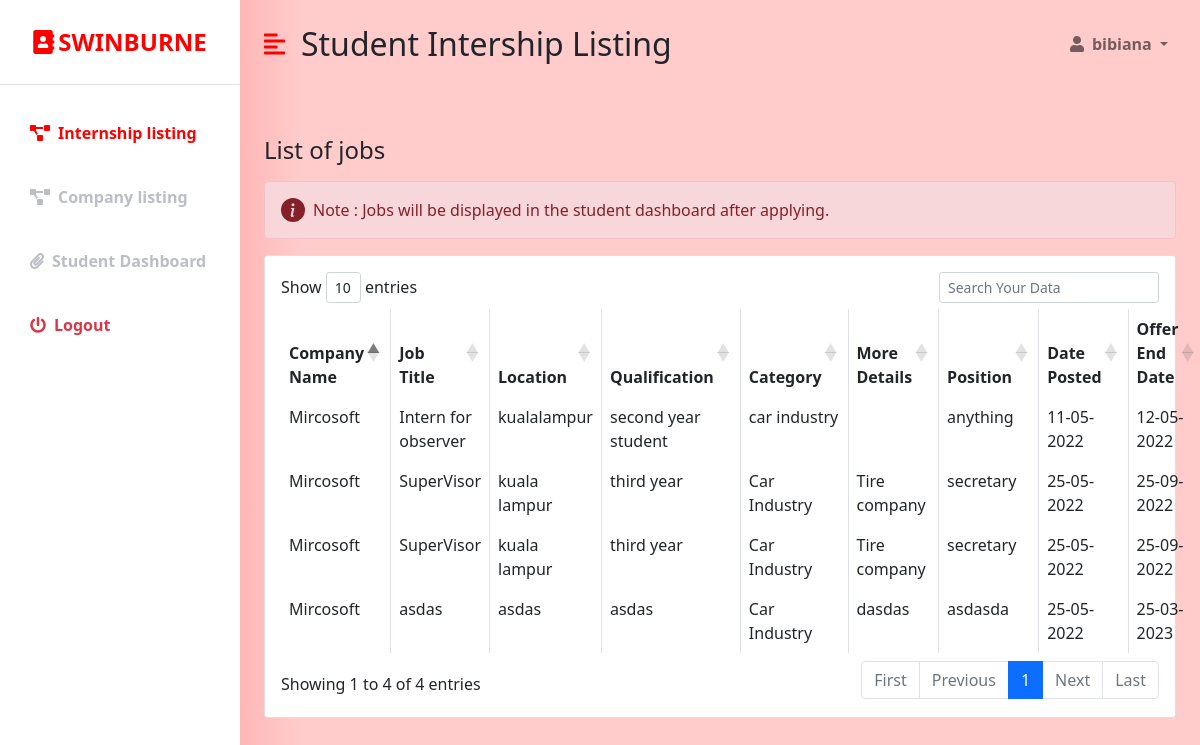
/student_internshiplisting.php?data=2010312 (signed in), run on an earlier commit of the app's database.
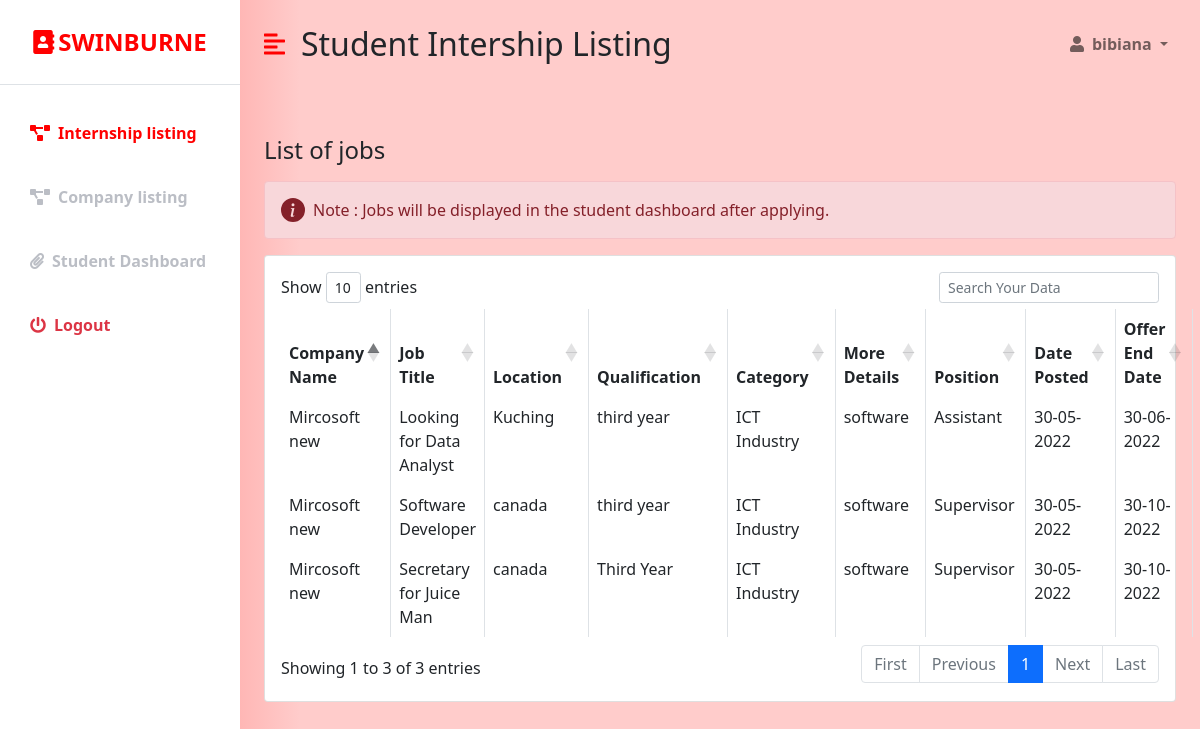
And on a later commit of the database.
### tables this page shows
CREATE TABLE `jobs` (
  `Job_ID` int(11) NOT NULL,
  `Job_Title` varchar(255) NOT NULL,
  `Location` varchar(255) NOT NULL,
  `Qualification` varchar(255) NOT NULL,
  `Category` varchar(255) NOT NULL,
  `Position` varchar(255) NOT NULL,
  `Vacancy` varchar(255) NOT NULL,
  `REGIS_NO` int(20) NOT NULL,
  `Date_Posted` date DEFAULT NULL,
  `Date_End` date DEFAULT NULL,
  `Extra_Details` varchar(255) DEFAULT NULL
);

CREATE TABLE `industry` (
  `REGIS_NO` int(255) NOT NULL,
  `COMPANY_NAME` varchar(50) NOT NULL,
  `COMPANY_ADDRESS` varchar(50) NOT NULL,
  `CONTACT_NO` varchar(20) NOT NULL,
  `WEBSITE` varchar(50) NOT NULL,
  `Password` varchar(20) NOT NULL,
  `USERNAME` varchar(20) NOT NULL,
  `Email` varchar(255) DEFAULT NULL
);

### student_internshiplisting.php (the view, shortened to what the changed rows need)
<?php
  $id = $_SESSION['user_id'];
  if (isset($_SESSION['user_id']) && isset($_SESSION['user_email'])) {
?>
<!DOCTYPE html>
<html lang="en">
<head>
    <link href="https://cdn.jsdelivr.net/npm/bootstrap@5.0.0-beta3/dist/css/bootstrap.min.css" rel="stylesheet" />
    <link rel="stylesheet" href="https://cdnjs.cloudflare.com/ajax/libs/font-awesome/5.15.3/css/all.min.css" />
    <link rel="stylesheet" href="styles.css" />
    <link rel="stylesheet" href="https://cdn.datatables.net/1.10.18/css/dataTables.bootstrap4.min.css">
</head>
<body>
       <?php
                                 $conn = new mysqli('localhost', 'root', '', 'ims');
                                    if(isset($_GET['data'])){
                                        $Jid =  $_GET['data'];
                                        $sql = "SELECT industry.COMPANY_NAME,jobs.Job_ID, jobs.Job_Title, jobs.Location, jobs.Qualification, jobs.Category, jobs.Position, jobs.REGIS_NO, jobs.Date_Posted, jobs.Date_End, jobs.Extra_Details FROM JOBS INNER JOIN industry ON jobs.REGIS_NO = industry.REGIS_NO where Job_ID NOT IN (select Job_ID from applicants WHERE STUDENT_ID = $id) AND jobs.REGIS_NO = '$Jid';";
                                         $result = $conn->query($sql);
                                            }
                        ?>
        <div class="d-flex" id="wrapper">
        <div class="bg-white" id="sidebar-wrapper">
            <div class="sidebar-heading text-center py-4 primary-text fs-4 fw-bold text-uppercase border-bottom"><i
                    class="fas fa-address-book me-1"></i>Swinburne</div>
            <div class="list-group list-group-flush my-3">
                <a href="student_internshiplisting.php" class="list-group-item list-group-item-action bg-transparent second-text active"><i
                        class="fas fa-project-diagram me-2"></i>Internship listing</a>
                  <a href="student_companylist.php" class="list-group-item list-group-item-action bg-transparent second-text fw-bold"><i
                        class="fas fa-project-diagram me-2"></i>Company listing</a>
                <a href="student_dashboard.php" class="list-group-item list-group-item-action bg-transparent second-text fw-bold"><i
                        class="fas fa-paperclip me-2"></i>Student Dashboard</a>
                <a href="student_logout.php" class="list-group-item list-group-item-action bg-transparent text-danger fw-bold"><i
                        class="fas fa-power-off me-2"></i>Logout</a>
            </div>
        </div>
        <div id="page-content-wrapper">
            <nav class="navbar navbar-expand-lg navbar-light bg-transparent py-4 px-4">
                <div class="d-flex align-items-center">
                    <i class="fas fa-align-left primary-text fs-4 me-3" id="menu-toggle"></i>
                    <h2 class="fs-2 m-0">Student Intership Listing</h2>
                </div>
                <div class="collapse navbar-collapse" id="navbarSupportedContent">
                    <ul class="navbar-nav ms-auto mb-2 mb-lg-0">
                        <li class="nav-item dropdown">
                            <a class="nav-link dropdown-toggle second-text fw-bold" href="#" id="navbarDropdown"
                                role="button" data-bs-toggle="dropdown" aria-expanded="false">
                                <i class="fas fa-user me-2"></i><?=$_SESSION['user_full_name']?>
                            </a>
                        </li>
                    </ul>
                </div>
            </nav>
           <div class="container-fluid px-4">
                <div class="row my-5">
                    <h3 class="fs-4 mb-3">List of jobs</h3>
                    <div class="col">
                                                <div class="alert alert-danger d-flex align-items-center" role="alert">
                                                  <svg class="bi flex-shrink-0 me-2" width="24" height="24" role="img" aria-label="Info:"><use xlink:href="#info-fill"/></svg>
                                                  <div>
                                                    Note : Jobs will be displayed in the student dashboard after applying.
                                                  </div>
                                                </div>
                    <div class="card">
                        <div class="card-body">
                        <form method="POST">
                            <table id="datatableid" class="table table-bordered">
                             <thead>
                                <tr>
                                 <th scope="col">Company Name</th>
                                 <th scope="col">Job Title</th>
                                 <th scope="col">Location</th>
                                 <th scope="col">Qualification</th>
                                 <th scope="col">Category</th>
                                 <th scope="col">More Details</th>
                                 <th scope="col">Position</th>
                                 <th scope="col">Date Posted</th>
                                 <th scope="col">Offer End Date</th>
                                 <th scope="col">More Details</th>
                              </tr>
                          </thead>
                          <tbody>
                              <?php while( $row = $result->fetch_object() ):
                                $sdate = date("d-m-Y", strtotime($row -> Date_Posted));
                                $edate = date("d-m-Y", strtotime($row -> Date_End));
                                ?>
                              <tr>
                                 <td><?php echo $row->COMPANY_NAME?></td>
                                 <td><?php echo $row->Job_Title ?></td>
                                 <td><?php echo $row->Location ?></td>
                                 <td><?php echo $row->Qualification ?></td>
                                 <td><?php echo $row->Category ?></td>
                                 <td><?php echo $row->Extra_Details ?></td>
                                 <td><?php echo $row->Position ?></td>
                                 <td><?php echo $sdate?></td>
                                 <td><?php echo $edate?></td>
                                 <td><?php echo "<a href='jobs/profile".$row ->REGIS_NO.".pdf' download><div class='text-center'><div class='btn btn-primary'>Download</div></div></a>"?></td>
                              </tr>
                              <?php endwhile; ?>
                            </tbody>
                            </table>
                        </form>
                    </div>
                </div>
            </div>
        </div>
    </div>
    </div>
</body>
</html>
<?php
}else {
  header("Location:  student_login.php");
}
 ?>

What changed in the data, as far as the page shows it:
removed jobs: REGIS_NO.COMPANY_NAME "Mircosoft", Job_Title "Intern for observer", Location "kualalampur", Qualification "second year student", Category "car industry", Position "anything", Date_Posted "11-05-2022", Date_End "12-05-2022"
removed jobs: REGIS_NO.COMPANY_NAME "Mircosoft", Job_Title "SuperVisor", Location "kuala lampur", Qualification "third year", Category "Car Industry", Extra_Details "Tire company", Position "secretary", Date_Posted "25-05-2022", Date_End "25-09-2022"
removed jobs: REGIS_NO.COMPANY_NAME "Mircosoft", Job_Title "SuperVisor", Location "kuala lampur", Qualification "third year", Category "Car Industry", Extra_Details "Tire company", Position "secretary", Date_Posted "25-05-2022", Date_End "25-09-2022"
removed jobs: REGIS_NO.COMPANY_NAME "Mircosoft", Job_Title "asdas", Location "asdas", Qualification "asdas", Category "Car Industry", Extra_Details "dasdas", Position "asdasda", Date_Posted "25-05-2022", Date_End "25-03-2023"
added jobs: REGIS_NO.COMPANY_NAME "Mircosoft new", Job_Title "Looking for Data Analyst", Location "Kuching", Qualification "third year", Category "ICT Industry", Extra_Details "software", Position "Assistant", Date_Posted "30-05-2022", Date_End "30-06-2022"
added jobs: REGIS_NO.COMPANY_NAME "Mircosoft new", Job_Title "Software Developer", Location "canada", Qualification "third year", Category "ICT Industry", Extra_Details "software", Position "Supervisor", Date_Posted "30-05-2022", Date_End "30-10-2022"
added jobs: REGIS_NO.COMPANY_NAME "Mircosoft new", Job_Title "Secretary for Juice Man", Location "canada", Qualification "Third Year", Category "ICT Industry", Extra_Details "software", Position "Supervisor", Date_Posted "30-05-2022", Date_End "30-10-2022"
Also different on the page:
text written by a page script: "Show entries Showing 1 to 4 of 4 entries First Previous 1 Next Last" → "Show entries Showing 1 to 3 of 3 entries First Previous 1 Next Last"
